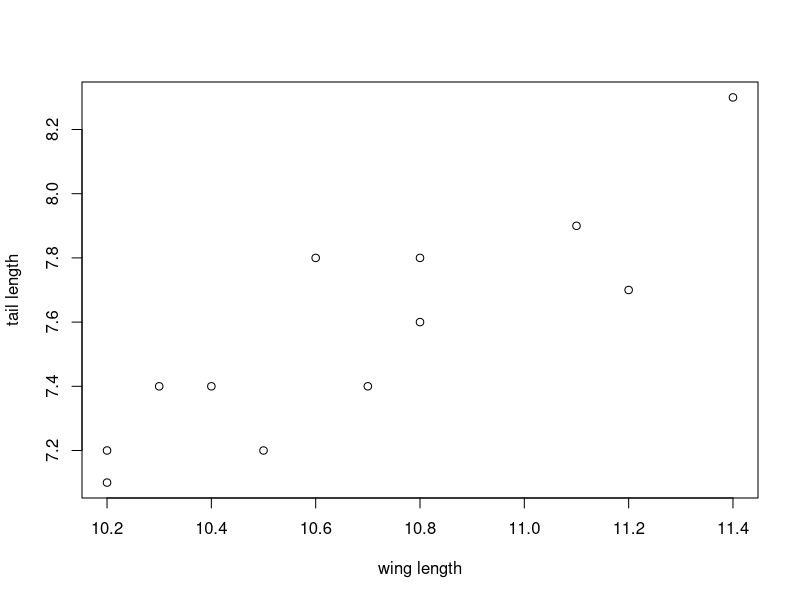

Reproduce this figure in R.
## ---- chunk 1

wing_length <- c(10.4,10.8,11.1,10.2,10.3,10.2,10.7,10.5,10.8,11.2,10.6,11.4)
tail_length <- c(7.4,7.6,7.9,7.2,7.4,7.1,7.4,7.2,7.8,7.7,7.8,8.3)


plot(wing_length, tail_length, xlab = "wing length", ylab = "tail length")


## ---- chunk 2
#manually

#get the means
xbar <- mean(wing_length)
ybar <- mean(tail_length)

#create some empty lists
numerator <- c()
X_SS <- c()
Y_SS <- c()

total_iterations <- seq(from = 1, to = length(wing_length), by = 1)

for (i in total_iterations) {
  
  
  num_placeholder <- (wing_length[i]-xbar)*(tail_length[i]-ybar)
  x_placeholder <- (wing_length[i]-xbar)^2
  y_placeholder <- (tail_length[i]-ybar)^2
  
  numerator <- append(num_placeholder, numerator)
  X_SS <- append(x_placeholder, X_SS)
  Y_SS <- append(y_placeholder, Y_SS)
  
  
}

#final statistic, just summing the things from the for loop
manual_r <- sum(numerator)/(sqrt(sum(X_SS))*sqrt(sum(Y_SS)))

print(paste("manually calculated r is", manual_r))



#with r function
the_r_function <- cor(x = wing_length, y = tail_length)

print(paste("the r function calculated r is", the_r_function))

if(identical(manual_r,the_r_function) == TRUE){
  
  print("both ways are identical")
}

if(identical(manual_r,the_r_function) == FALSE){
  
  print("both ways are not identical")
}
## ---- chunk 3

#standard error
# Calculate the sample size (n)
n <- as.numeric(length(wing_length))  # or length(y)

# Calculate the standard error of the correlation
standard_error <- sqrt((1 - the_r_function^2) / (n - 2))

print(paste("standard error is", standard_error))


#CI

alpha <- 0.05  # 95% confidence level
z_alpha_over_2 <- qnorm(1 - alpha / 2)

# Calculate the confidence interval
lower_bound <- the_r_function - z_alpha_over_2 * standard_error
upper_bound <- the_r_function + z_alpha_over_2 * standard_error

# Print the confidence interval
cat("95% Confidence Interval: [", round(lower_bound, 4), ", ", round(upper_bound, 4), "]\n")
## ---- chunk 4

t_statistic <- the_r_function/standard_error

if(t_statistic > 1.96){
  cat("Yes significant because t statistic,",t_statistic,", is beyond ± 1.96, the cutoff for significance here.")
}

if(t_statistic < 1.96){
  cat("No significant because t statistic,",t_statistic,", is not beyond ± 1.96, the cutoff for significance here.")
}

## ---- chunk 5
#make appropriate transformations
our_transformation <- 0.5*log(x = (1+the_r_function)/(1-the_r_function), base = exp(1))
yales_transformation <- 0.5*log(x = (1+0.75)/(1-0.75), base = exp(1))

#calculate
calculated_gamma <- (our_transformation-yales_transformation)/(sqrt(1/(n-3)))

if(calculated_gamma > 1.96){
  cat("Yes significant because gamma,",calculated_gamma,", is beyond ± 1.96, the cutoff for significance here. So Yale's is different from ours.")
}

if(calculated_gamma < 1.96){
  cat("No significant because gamma,",calculated_gamma,", is within ± 1.96, the cutoff for significance here. So Yale's is the same as ours.")
}
  
  
## ---- chunk 6
library(pwr)
#first run the loop to determine sample sizes for 80% power

#create a list of effect sizes
effect_sizes <- seq(from = 0.5, to = 0.95, by = 0.05)

#create empty list for sample size numbers
data_samples <- c()

for (i in effect_sizes) {
  
#conduct the power analysis for 80% power
placeholder <- pwr.r.test(r = i, power = 0.8)
#extract just the sample size
calculated_n <- placeholder$n

#append sample size to the list at the beginning
data_samples <- append(calculated_n, data_samples)

}

#reverse the order so it matches the sequence order
data_samples <- rev(data_samples)

#combine data in a dataframe
final_power_analysis_sample_sizes <- data.frame("r_values" = effect_sizes, "samples_needed_for_80percent_power" = data_samples)





#then run it to determine power from a sample size of 10


#create a list of effect sizes
effect_sizes <- seq(from = 0.5, to = 1, by = 0.05)

#create empty list for sample size numbers
data_samples <- c()

for (i in effect_sizes) {
  
#conduct the power analysis for n = 10
placeholder <- pwr.r.test(r = i, n = 10)
#extract just the sample size
calculated_power <- placeholder$power

#append sample size to the list at the beginning
data_samples <- append(calculated_power, data_samples)

}

#reverse the order so it matches the sequence order
data_samples <- rev(data_samples)

#combine data in a dataframe
final_power_analysis_powers <- data.frame("r_values" = effect_sizes, "power_for_sample_size_of_10" = data_samples)

library(plyr)
#combine both results
final_power_analysis <- join_all(list(final_power_analysis_sample_sizes,final_power_analysis_powers))

cat("View the 'final_power_analysis' dataframe for power and sample size values.")
